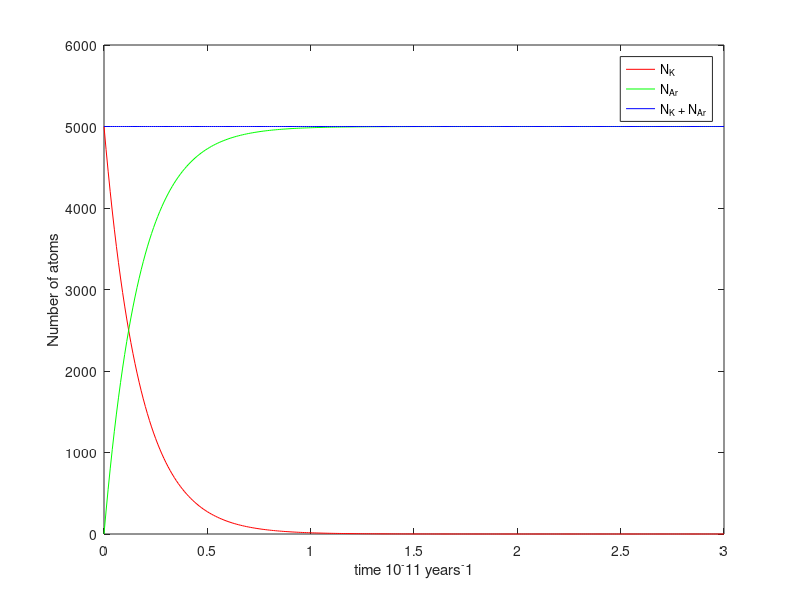

Here is the MATLAB script that generated this plot:
% Define the time
t = 0:0.01:3;

% Initialize vectors for element counts
N_K = zeros(1, length(t)); % Potassium
N_A = zeros(1, length(t)); % Argon

% Define the initial condition
N_Ko = 5E3;

% Define the decay constant
k = 5.81; % 10^-11 years^-1

% loop through time to calculate radioactive decay
for i=1:length(t)
   N_K(i) = N_Ko * exp(-k * t(i));
   N_A(i) = N_Ko * (1 - exp(-k * t(i)));
end

% Plot the element counts

plot(t, N_K, 'r')
hold on % keep the plot and add a new curve
plot(t, N_A, 'g')
plot(t, N_K + N_A, 'b')
% label the plot
xlabel('time 10^-11 years^-1') % label the x axis
ylabel('Number of atoms') % label the y axis
legend('N_K', 'N_{Ar}', 'N_K + N_{Ar}')